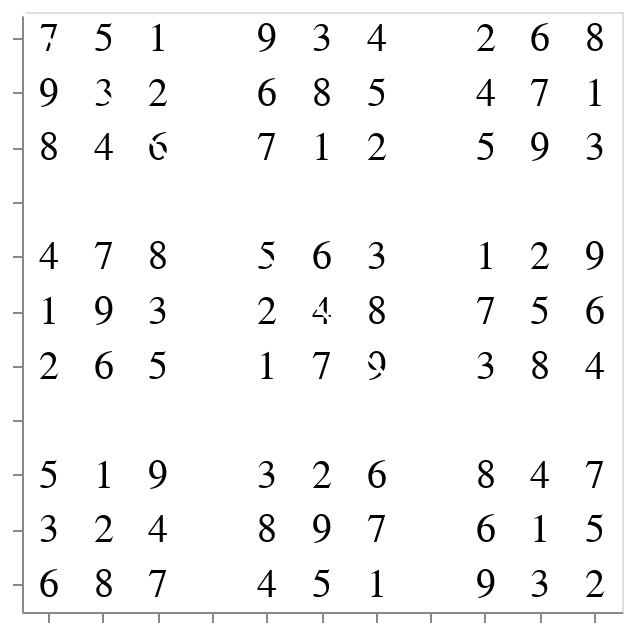

Source (notebook cell):
### Code cell
# Create visualization of the solved sodoku matrix
df = matrix_to_dataframe(sudoku_matrix)

chart = alt.Chart(df).mark_text(size=20).encode(
    x=alt.X('col:O', axis=alt.Axis(title=None, labels=False)),
    y=alt.Y('row:O', axis=alt.Axis(title=None, labels=False)),
    text='value:N',
    color=alt.condition(
        alt.datum.value == 0, 
        alt.value('lightgray'),  
        alt.value('black')      
    )
).properties(
    width=300,
    height=300
)

rules = alt.Chart(pd.DataFrame({'position': [3.5, 6.5]})).mark_rule(color='white', strokeWidth=2).encode(
    x='position:O', 
    y='position:O' 
)


chart = chart + rules
chart

### Figure 1 — Vega-Lite specification as saved in the notebook (floating-point values rounded to 4 significant figures)
{"config": {"view": {"continuousWidth": 300, "continuousHeight": 300}}, "layer": [{"data": {"name": "data-dd5bd3d00d887e1d47827cb8fa604f70"}, "mark": {"type": "text", "size": 20}, "encoding": {"color": {"condition": {"test": "(datum.value === 0)", "value": "lightgray"}, "value": "black"}, "text": {"field": "value", "type": "nominal"}, "x": {"axis": {"labels": false, "title": null}, "field": "col", "type": "ordinal"}, "y": {"axis": {"labels": false, "title": null}, "field": "row", "type": "ordinal"}}}, {"data": {"name": "data-db4d08b843c44c9717cdb1368a6d1061"}, "mark": {"type": "rule", "color": "white", "strokeWidth": 2}, "encoding": {"x": {"field": "position", "type": "ordinal"}, "y": {"field": "position", "type": "ordinal"}}}], "height": 300, "width": 300, "$schema": "https://vega.github.io/schema/vega-lite/v5.16.3.json", "datasets": {"data-dd5bd3d00d887e1d47827cb8fa604f70": [{"row": 1, "col": 1, "value": 7}, {"row": 1, "col": 2, "value": 5}, {"row": 1, "col": 3, "value": 1}, {"row": 1, "col": 4, "value": 9}, {"row": 1, "col": 5, "value": 3}, {"row": 1, "col": 6, "value": 4}, {"row": 1, "col": 7, "value": 2}, {"row": 1, "col": 8, "value": 6}, {"row": 1, "col": 9, "value": 8}, {"row": 2, "col": 1, "value": 9}, {"row": 2, "col": 2, "value": 3}, {"row": 2, "col": 3, "value": 2}, {"row": 2, "col": 4, "value": 6}, {"row": 2, "col": 5, "value": 8}, {"row": 2, "col": 6, "value": 5}, {"row": 2, "col": 7, "value": 4}, {"row": 2, "col": 8, "value": 7}, {"row": 2, "col": 9, "value": 1}, {"row": 3, "col": 1, "value": 8}, {"row": 3, "col": 2, "value": 4}, {"row": 3, "col": 3, "value": 6}, {"row": 3, "col": 4, "value": 7}, {"row": 3, "col": 5, "value": 1}, {"row": 3, "col": 6, "value": 2}, {"row": 3, "col": 7, "value": 5}, {"row": 3, "col": 8, "value": 9}, {"row": 3, "col": 9, "value": 3}, {"row": 4, "col": 1, "value": 4}, {"row": 4, "col": 2, "value": 7}, {"row": 4, "col": 3, "value": 8}, {"row": 4, "col": 4, "value": 5}, {"row": 4, "col": 5, "value": 6}, {"row": 4, "col": 6, "value": 3}, {"row": 4, "col": 7, "value": 1}, {"row": 4, "col": 8, "value": 2}, {"row": 4, "col": 9, "value": 9}, {"row": 5, "col": 1, "value": 1}, {"row": 5, "col": 2, "value": 9}, {"row": 5, "col": 3, "value": 3}, {"row": 5, "col": 4, "value": 2}, {"row": 5, "col": 5, "value": 4}, {"row": 5, "col": 6, "value": 8}, {"row": 5, "col": 7, "value": 7}, {"row": 5, "col": 8, "value": 5}, {"row": 5, "col": 9, "value": 6}, {"row": 6, "col": 1, "value": 2}, {"row": 6, "col": 2, "value": 6}, {"row": 6, "col": 3, "value": 5}, {"row": 6, "col": 4, "value": 1}, {"row": 6, "col": 5, "value": 7}, {"row": 6, "col": 6, "value": 9}, {"row": 6, "col": 7, "value": 3}, {"row": 6, "col": 8, "value": 8}, {"row": 6, "col": 9, "value": 4}, {"row": 7, "col": 1, "value": 5}, {"row": 7, "col": 2, "value": 1}, {"row": 7, "col": 3, "value": 9}, {"row": 7, "col": 4, "value": 3}, {"row": 7, "col": 5, "value": 2}, {"row": 7, "col": 6, "value": 6}, {"row": 7, "col": 7, "value": 8}, {"row": 7, "col": 8, "value": 4}, {"row": 7, "col": 9, "value": 7}, {"row": 8, "col": 1, "value": 3}, {"row": 8, "col": 2, "value": 2}, {"row": 8, "col": 3, "value": 4}, {"row": 8, "col": 4, "value": 8}, {"row": 8, "col": 5, "value": 9}, {"row": 8, "col": 6, "value": 7}, {"row": 8, "col": 7, "value": 6}, {"row": 8, "col": 8, "value": 1}, {"row": 8, "col": 9, "value": 5}, {"row": 9, "col": 1, "value": 6}, {"row": 9, "col": 2, "value": 8}, {"row": 9, "col": 3, "value": 7}, {"row": 9, "col": 4, "value": 4}, {"row": 9, "col": 5, "value": 5}, {"row": 9, "col": 6, "value": 1}, {"row": 9, "col": 7, "value": 9}, {"row": 9, "col": 8, "value": 3}, {"row": 9, "col": 9, "value": 2}], "data-db4d08b843c44c9717cdb1368a6d1061": [{"position": 3.5}, {"position": 6.5}]}}
